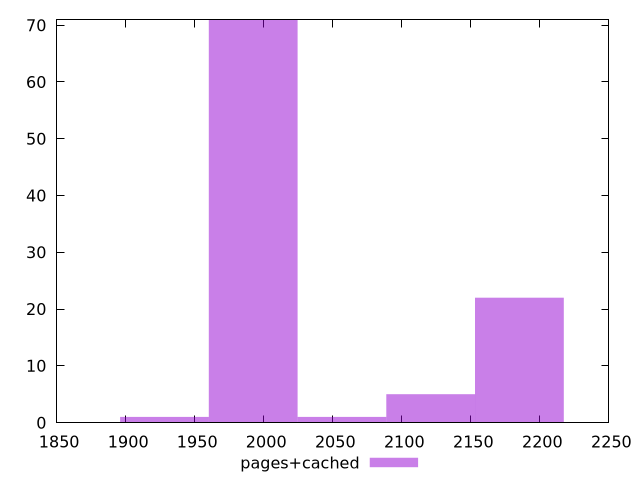

Write gnuplot code to recreate this figure.
$_pagesCached <<EOF
1928.1194707683787 1
1992.3901197939915 71
2185.202066870829 22
2056.660768819604 1
2120.931417845217 5
EOF
set key outside below
set terminal pngcairo
set output "report_00006_2020-11-02T20-21-41.718Z/first-meaningful-paint/pages+cached//raw_hist.png"
set yrange [0:71]
set boxwidth 64.27064902561263
set style fill transparent solid 0.5 noborder
plot $_pagesCached title "pages+cached" with boxes ,
